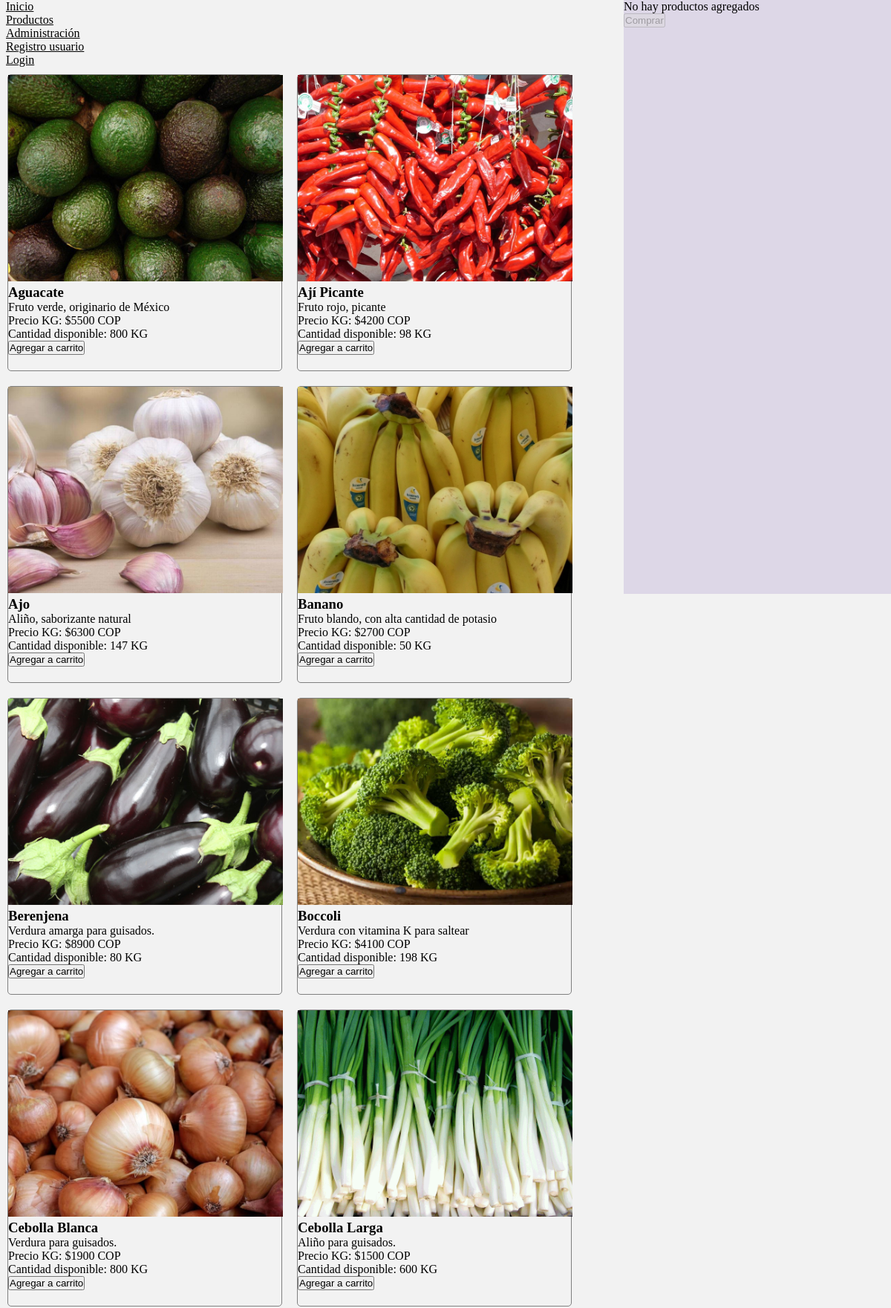
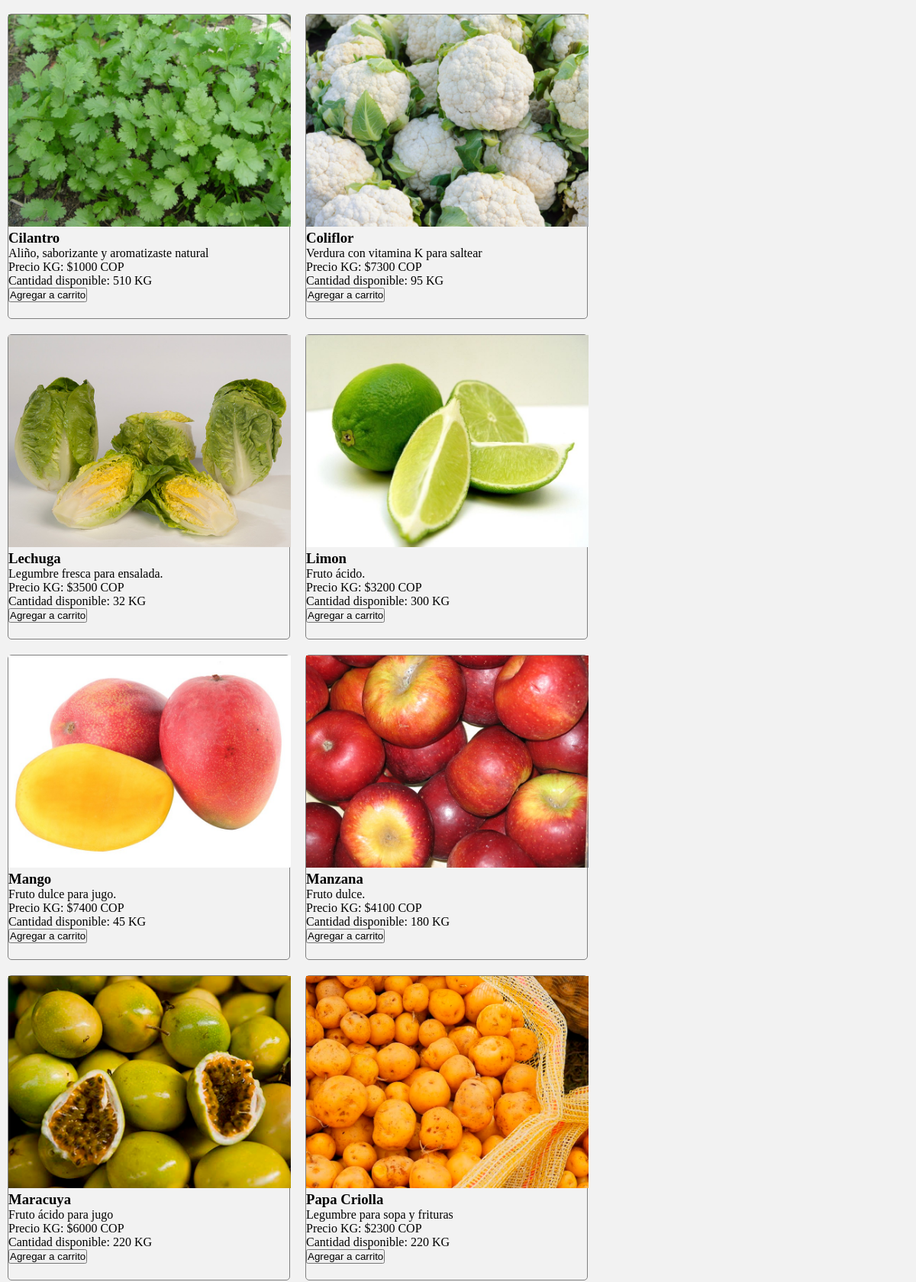
The page /public/views/carrito/carrito.php (upper part) on the database its author committed (2 pictures, top to bottom).
### tables this page shows
CREATE TABLE `productos` (
  `id` int(11) NOT NULL,
  `admins_id` int(11) NOT NULL,
  `foto` text NOT NULL,
  `nombre` varchar(45) NOT NULL,
  `descripcion` text NOT NULL,
  `cantidad` int(11) NOT NULL,
  `valor` float NOT NULL,
  `estado` enum('activo','inactivo') NOT NULL
);

### public/views/carrito/carrito.php (the view, shortened to what this page needs)
<?php
include '../../../controllers/conexion.php';
$query = "SELECT * FROM productos";
$consulta = mysqli_query($conexion, $query);
?>
<!DOCTYPE html>
<html lang="es" dir="ltr">
<head>
  <link rel="stylesheet" href="./../../css/estilos.css">
  <link rel="stylesheet" href="./../../css/carrito.css">
</head>
<body>
  <div class="collapse navbar-collapse" id="navbarColor01">
    <ul class="navbar-nav mr-auto">
      <li class="nav-item">
        <a class="nav-link" href="../../../index.php">Inicio</a>
      </li>
      <li class="nav-item">
        <a class="nav-link" href="#">Productos</a>
      </li>
      <?php
      if(!isset($_SESSION['id_usuario'])){
        ?>
        <li class="nav-item">
          <a class="nav-link" href="../../../admin/index.php">Administración</a>
        </li>
        <li class="nav-item">
          <a class="nav-link" href="../login/registro.usuario.php">Registro usuario</a>
        </li>
        <li class="nav-item">
          <a class="nav-link" href="../login/login.usuario.php">Login</a>
        </li>
      <?php }else{?>
        <li class="nav-item">
          <a class="nav-link" href="../../../controllers/public/session.salir.usuario.php">Cerrar sesion</a>
        </li>
      <?php }?>
    </ul>
  </div>
  <div class='galeria'>
    <?php
    while($fila = mysqli_fetch_row($consulta)){
      if ($fila[5] > 0) {
        ?>
        <div class="card" id='<?php echo $fila[1]?>'>
          <figure>
            <img src="<?php echo '../../../admin/'.$fila[2] ?>" alt="foto-<?php echo $fila[3] ?>">
          </figure>
          <div class="contenido_card">
            <div class="info_card">
              <h3><?php echo $fila[3] ?></h3>
              <p><?php echo $fila[4] ?></p>
            </div>
            <div class="accion_card">
              <p>Precio KG: $<span id="<?php echo 'precio'.$fila[0]?>"><?php echo $fila[6] ?></span> COP</p>
              <p>Cantidad disponible: <span id="<?php echo 'cantidad'.$fila[0]?>"><?php echo $fila[5] ?></span> KG</p>
              <button onclick="addCarrito(<?php echo $fila[0] ?>)" class="agregar">Agregar a carrito</button>
            </div>
          </div>
        </div>
        <?php
      }
    }
    ?>
  </div>
  <div class="carrito detalle-producto">
    <?php if(count($_SESSION['detalle']) > 0){?>
      <table class="table">
        <thead>
          <tr>
            <th>Productos</th>
            <th>Cantidad</th>
            <th>Precio</th>
            <th>Subtotal</th>
            <th>Accion</th>
          </tr>
        </thead>
        <tbody>
          <tbody>
            <?php
            $total = 0;
            foreach($_SESSION['detalle'] as $k => $detalle){
              $total += $detalle['subtotal'];
              ?>
              <tr>
                <td><?php echo $detalle['producto'];?></td>
                <td><?php echo $detalle['cantidad'];?></td>
                <td><?php echo $detalle['precio'];?></td>
                <td><?php echo $detalle['subtotal'];?></td>
                <td><button class="eliminar-producto" onclick="deleteCarrito(<?php echo $detalle['id'];?>)">Eliminar</button></td>
                <input type="hidden" id="<?php echo 'cantidadActual'.$detalle['id'];?>" value="<?php echo $detalle['cantidad'];?>">
              </tr>
            <?php }?>
            <tr>
              <td colspan="3" class="text-right"><strong>Total:</strong></td>
              <td><?php echo $total;?></td>
              <td></td>
            </tr>
          </tbody>
        </table>
      <?php }else{?>
        <div class="panel-body"> No hay productos agregados</div>
      <?php }?>
      <form action="../../../controllers/public/carrito.crud.php?page=3" method="post">
        <input type="submit" value="Comprar" disabled>
      </form>
    </div>
  </body>
  </html>

### public/css/estilos.css (style rules this page uses)
* { margin: 0; padding: 0; box-sizing: border-box; }
body { background-color: #F2F2F2; }
.nav-item { padding: 0 8px; }
.nav-link { color: #000 ; }
body { overflow-x: hidden; }

### public/css/carrito.css (style rules this page uses)
* { margin: 0; padding: 0; box-sizing: border-box; }
body { background-color: #F2F2F2 !important; }
img { width: 370px; }
.galeria { position: relative; display: flex; flex-wrap: wrap; width: 70%; }
.card { width: 370px; height: 400px; margin: 10px 10px 10px 10px; border: 1px solid grey; border-radius: 5px; }
.carrito { position: fixed; z-index: 100; right: 0; top: 0; width: 30%; height: 100vh; background-color: #DDD7E7; }

### rows shown on the page
productos: foto (picture), nombre "Aguacate", descripcion "Fruto verde, originario de México", valor "5500", cantidad "800"
productos: foto (picture), nombre "Ají Picante", descripcion "Fruto rojo, picante", valor "4200", cantidad "98"
productos: foto (picture), nombre "Ajo", descripcion "Aliño, saborizante natural", valor "6300", cantidad "147"
productos: foto (picture), nombre "Banano", descripcion "Fruto blando, con alta cantidad de potasio", valor "2700", cantidad "50"
productos: foto (picture), nombre "Berenjena", descripcion "Verdura amarga para guisados.", valor "8900", cantidad "80"
productos: foto (picture), nombre "Boccoli", descripcion "Verdura con vitamina K para saltear", valor "4100", cantidad "198"
productos: foto (picture), nombre "Cebolla Blanca", descripcion "Verdura para guisados.", valor "1900", cantidad "800"
productos: foto (picture), nombre "Cebolla Larga", descripcion "Aliño para guisados.", valor "1500", cantidad "600"
productos: foto (picture), nombre "Cilantro", descripcion "Aliño, saborizante y aromatizaste natural", valor "1000", cantidad "510"
productos: foto (picture), nombre "Coliflor", descripcion "Verdura con vitamina K para saltear", valor "7300", cantidad "95"
productos: foto (picture), nombre "Lechuga", descripcion "Legumbre fresca para ensalada.", valor "3500", cantidad "32"
productos: foto (picture), nombre "Limon", descripcion "Fruto ácido.", valor "3200", cantidad "300"
productos: foto (picture), nombre "Mango", descripcion "Fruto dulce para jugo.", valor "7400", cantidad "45"
productos: foto (picture), nombre "Manzana", descripcion "Fruto dulce.", valor "4100", cantidad "180"
productos: foto (picture), nombre "Maracuya", descripcion "Fruto ácido para jugo", valor "6000", cantidad "220"
productos: foto (picture), nombre "Papa Criolla", descripcion "Legumbre para sopa y frituras", valor "2300", cantidad "220"
